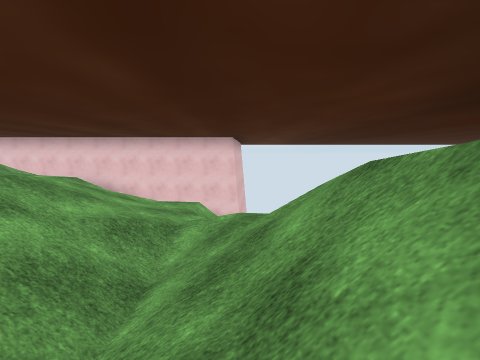
View 1 (above)

16 first-person views from a walk through a 3-D level made in the Unity game engine. The camera is 1.4 m above the floor, tilts 6° down and sees 90° across. The floor is counted in squares, 2 m on a side. Each view is taken from the middle of a square. On the plan, view 1 faces up. The plan holds only what a view shows up to about 9 squares ahead; the rest is blank. The place goes on beyond the plan. The player is left out. Some surface patterns are stand-ins.

View 2
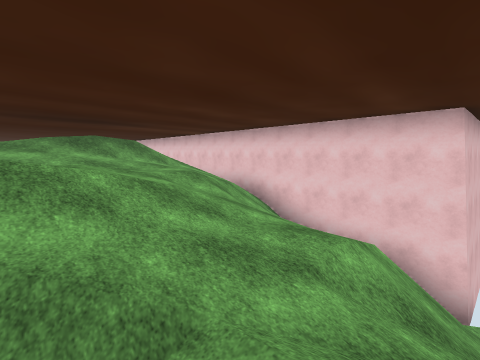

View 3
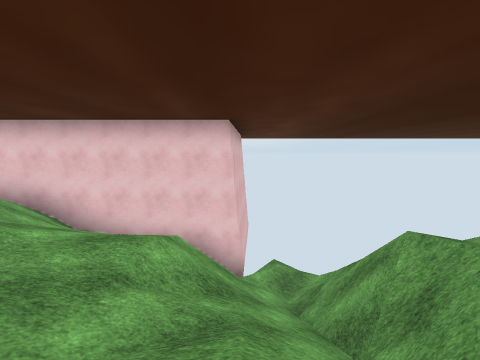

View 4
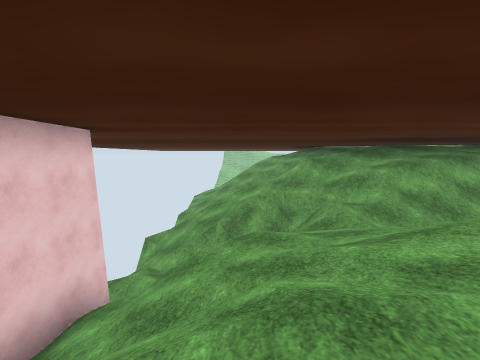

View 5
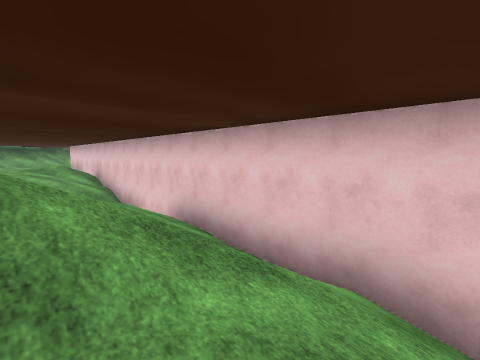

View 6
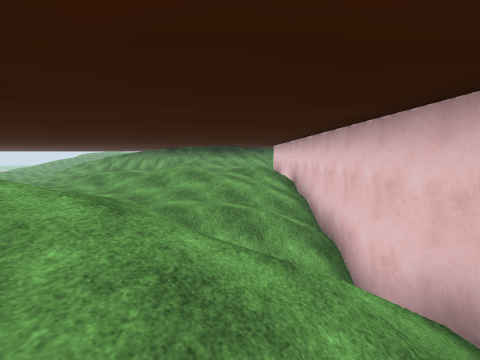

View 7
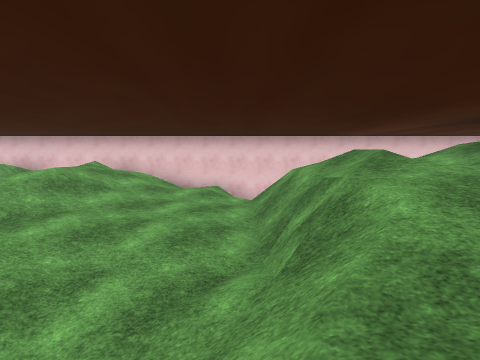

View 8
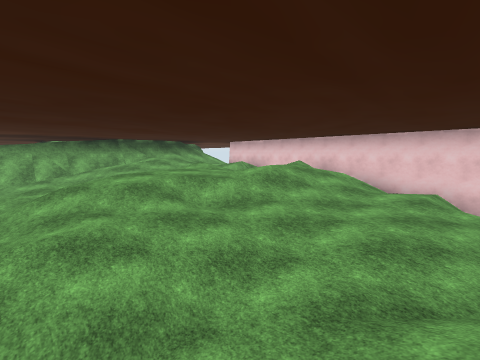

View 9
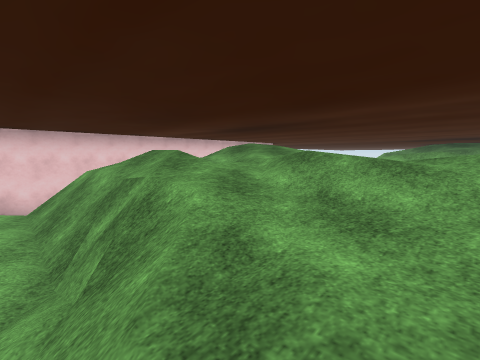

View 10
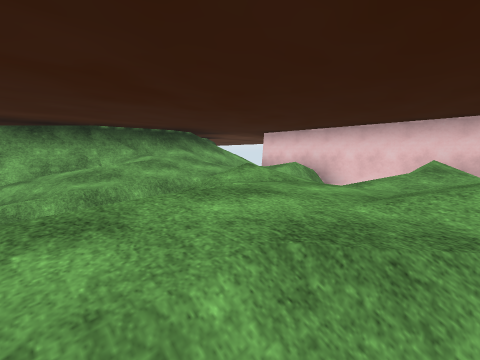

View 11
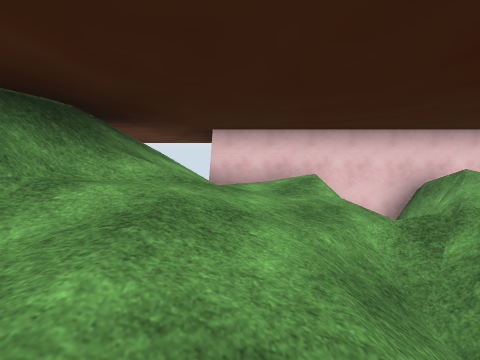

View 12
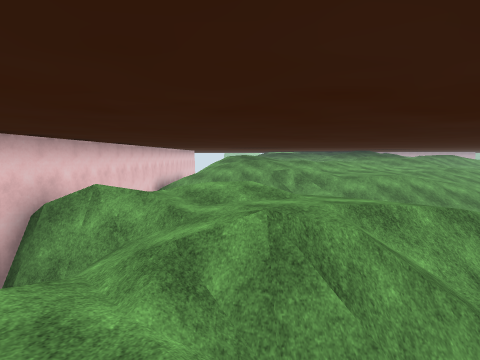

View 13
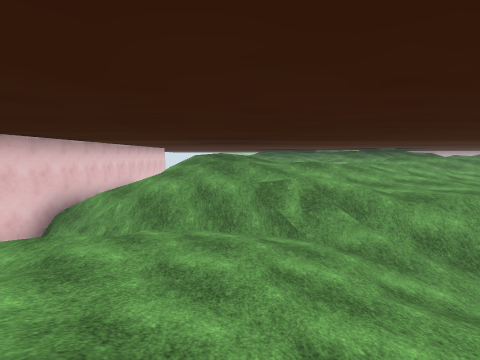

View 14
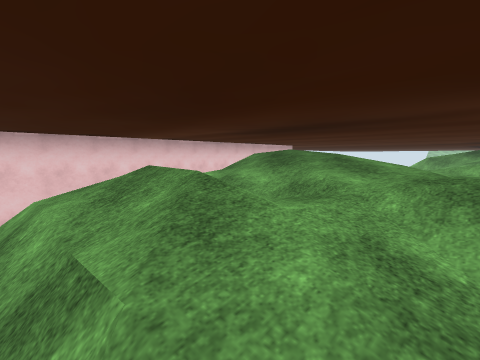

View 15
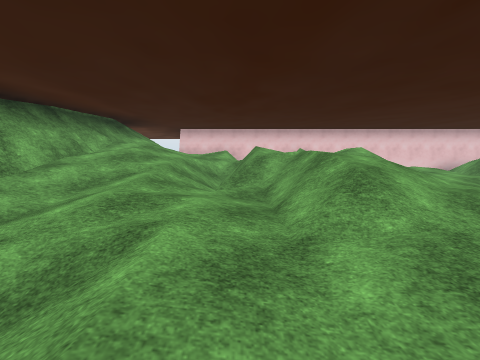

View 16
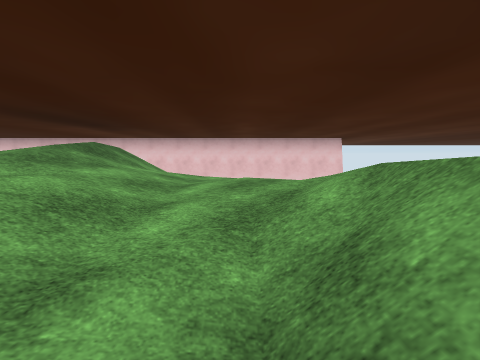

### Floor plan
Key: @ floor where view 1 was taken; # wall or solid block; x gap in a wall; . main floor; : floor 0.25 m higher than the main floor; - floor 0.5 m lower than the main floor; + floor 0.75 m higher than the main floor; _ floor 0.75 m lower than the main floor; * floor 1.25 m higher than the main floor; % floor 1.5 m higher than the main floor; & floor 2 m higher than the main floor; / step, stairs or slope; = window, fence, low wall or low ledge; ^ raised ledge; v drop or lower ground.
Columns run from 22 left of view 1 to 4 right of it. Each row starts with its distance up from view 1.
 10                       #  =
  9 #######################//=/
  8 =+///#///////// ///////////
  7 =**///*+/.//////////////#//
  6 =%+//+///:///%==/*/////=#//
  5 =//=/*%/:../=%=^=**/.//v///
  4 %///***/.../=%^^=%%////=#=
  3 *+///*/...-=x%&^&%%%////===
  2 /:/./*/./-//%&&%&**=///==#
  1 /...//../_/+*&&  *+=///^#
  0 ....//.////**%/   +   @^
 -1  //...   //**%/
 -2    .     // **/
 -3          //  +%

Where each view was taken, in squares from view 1:
view 1: 0 up, 0 right, facing up
view 2: 3 up, 0 right, facing up-left
view 3: 3 up, 0 right, facing up
view 4: 6 up, 5 left, facing right
view 5: 6 up, 5 left, facing up-left
view 6: 7 up, 8 left, facing left
view 7: 0 up, 12 left, facing up
view 8: 0 up, 12 left, facing up-left
view 9: 0 up, 12 left, facing up-right
view 10: 2 up, 16 left, facing up-left
view 11: 3 up, 21 left, facing up
view 12: 5 up, 21 left, facing right
view 13: 4 up, 16 left, facing right
view 14: 2 up, 11 left, facing up-right
view 15: 2 down, 19 left, facing up
view 16: 0 up, 4 left, facing up
